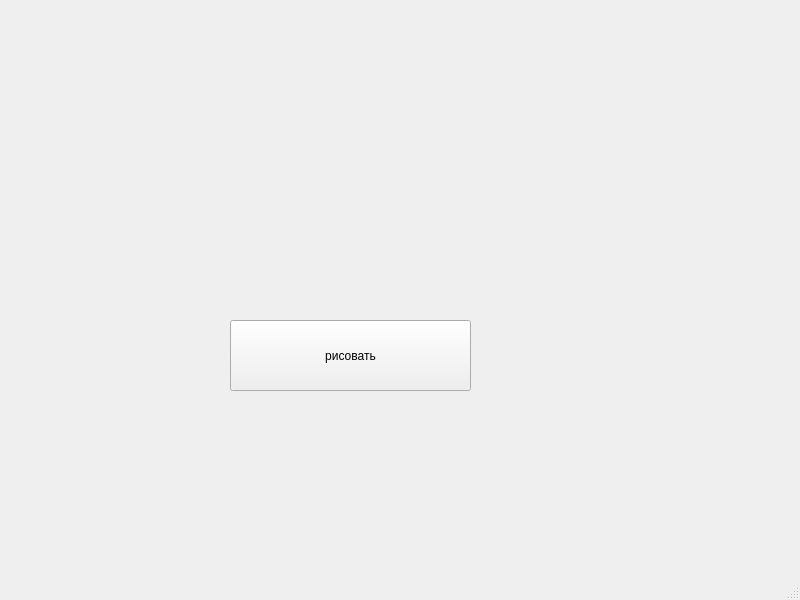
<?xml version="1.0" encoding="UTF-8"?>
<ui version="4.0">
 <class>MainWindow</class>
 <widget class="QMainWindow" name="MainWindow">
  <property name="geometry">
   <rect>
    <x>0</x>
    <y>0</y>
    <width>800</width>
    <height>600</height>
   </rect>
  </property>
  <property name="windowTitle">
   <string>MainWindow</string>
  </property>
  <widget class="QWidget" name="centralwidget">
   <widget class="QPushButton" name="pushButton">
    <property name="geometry">
     <rect>
      <x>230</x>
      <y>320</y>
      <width>241</width>
      <height>71</height>
     </rect>
    </property>
    <property name="text">
     <string>рисовать</string>
    </property>
   </widget>
  </widget>
  <widget class="QMenuBar" name="menubar">
   <property name="geometry">
    <rect>
     <x>0</x>
     <y>0</y>
     <width>800</width>
     <height>26</height>
    </rect>
   </property>
  </widget>
  <widget class="QStatusBar" name="statusbar"/>
 </widget>
 <resources/>
 <connections/>
</ui>
